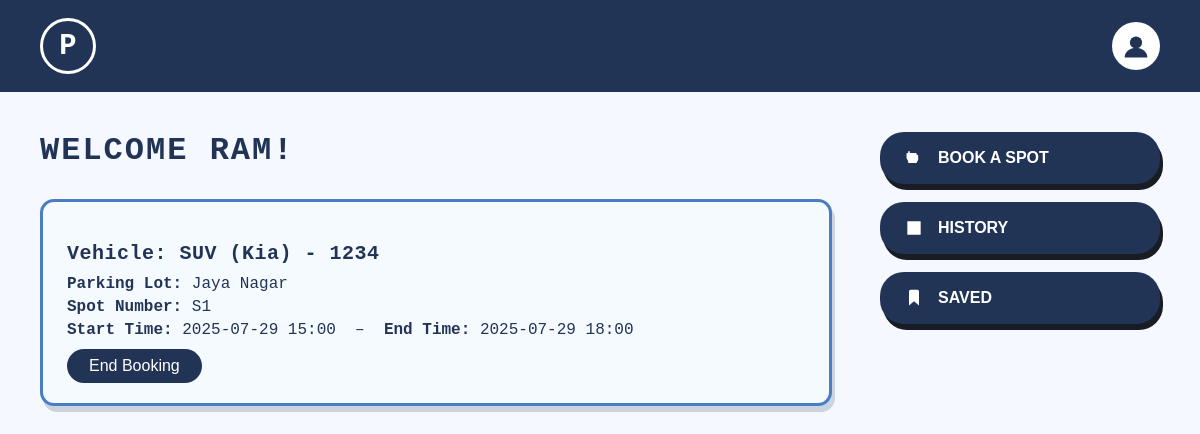
Page /user/dashboard (signed in) on the committed database.
### backend/models.py (models this page shows, shortened)
class User(db.Model, UserMixin):
    __tablename__ = "User"
    id = db.Column(db.Integer, primary_key = True, autoincrement = True)
    name = db.Column(db.String, nullable = False)
    email = db.Column(db.String, unique =True, nullable = False)
    password = db.Column(db.String, nullable = False)
    address = db.Column(db.String, nullable = False)
    phone = db.Column(db.String, nullable = False)

class Reservation(db.Model):
    __tablename__ = "Reservation"
    id = db.Column(db.Integer, primary_key = True, autoincrement = True)
    spot_id = db.Column(db.Integer, db.ForeignKey("ParkingSpot.id"), nullable = False)
    user_id = db.Column(db.Integer, db.ForeignKey("User.id"), nullable = False)
    vehicle_id = db.Column(db.Integer, db.ForeignKey("Vehicle.id"), nullable=True)
    status = db.Column(db.String, nullable = False)
    cost = db.Column(db.Numeric(10, 2), nullable=False)
    entry_ts = db.Column(db.DateTime(timezone=True), default=lambda:datetime.now(timezone.utc))
    exit_ts = db.Column(db.DateTime(timezone=True))
    user = db.relationship("User", backref = "reservations")
    spot = db.relationship("ParkingSpot", backref = "reservations")
    vehicle = db.relationship("Vehicle", backref="reservations")

class Vehicle(db.Model):
    __tablename__ = "Vehicle"
    id = db.Column(db.Integer, primary_key = True, autoincrement = True)
    user_id= db.Column(db.Integer, db.ForeignKey("User.id"), nullable = False)
    vehicle_type = db.Column(db.String, nullable = False)
    vehicle_number= db.Column(db.String, unique = True, nullable = False)
    user = db.relationship("User", backref = "vehicles")

class ParkingLot(db.Model):
    __tablename__ = "ParkingLot"
    id = db.Column(db.Integer, primary_key = True, autoincrement = True)
    location = db.Column(db.String, nullable = False)
    address = db.Column(db.String, nullable = False)
    price = db.Column(db.Integer, nullable = False)
    no_of_spots = db.Column(db.Integer, nullable = False)

class ParkingSpot(db.Model):
    __tablename__ = "ParkingSpot"
    id = db.Column(db.Integer, primary_key = True, autoincrement = True)
    lot_id= db.Column(db.Integer, db.ForeignKey("ParkingLot.id"), nullable = False)
    status = db.Column(db.String, nullable = False)
    spot_number= db.Column(db.String, nullable = False)
    lot = db.relationship("ParkingLot", backref = "spots")
    __table_args__ = (
        db.UniqueConstraint('lot_id', 'spot_number', name='_lot_spot'),
    )

### backend/routes.py (the view)
@routes_bp.route("/user/dashboard", methods=["GET", "POST"])
@login_required
def user_dashboard():
    active_bookings = Reservation.query.filter_by(user_id=current_user.id, status="Active").all()
    inactive_bookings = Reservation.query.filter_by(user_id=current_user.id, status="Inactive").all()
    parking_lots = ParkingLot.query.all()
    now = datetime.now(timezone.utc)
    current_booking = Reservation.query.filter_by(user_id=current_user.id, status="Active") \
        .filter(Reservation.exit_ts >= now).first()
    saved_spots = []
    lots = ParkingLot.query.all()
    locations_query = db.session.query(ParkingLot.location).distinct().all()
    locations = [loc[0] for loc in locations_query]
    return render_template("user/dashboard.html",
                           current_user=current_user,
                           active_bookings=active_bookings,
                           inactive_bookings=inactive_bookings,
                           current_booking=current_booking,
                           locations=locations,
                           saved_spots=saved_spots,
                           parking_lots=lots)

### app.py (called while the page is built)
def create_app():
    app = Flask(__name__)
    app.config["SQLALCHEMY_DATABASE_URI"] = "sqlite:///vehicle_db.sqlite3"
    app.config["SQLALCHEMY_TRACK_MODIFICATIONS"] = False
    app.config["SECRET_KEY"] = "myspoton"
    db.init_app(app)
    login_manager = LoginManager()
    login_manager.init_app(app)
    @login_manager.user_loader
    def load_user(user_id):
        return Admin.query.filter_by(email=user_id).first() or User.query.filter_by(email=user_id).first()
    with app.app_context():
        db.create_all()
        from backend.create_initial_db import init_db
        init_db(app)
        from backend.routes import routes_bp
        app.register_blueprint(routes_bp)
    return app

### templates/user/dashboard.html (shortened to what this page needs)
<!DOCTYPE html>
<html lang="en">
<head>
</head>
<body>
  <div class="navbar">
    <div class="logo-circle">P</div>
    <div class="dropdown">
      <div class="user-profile">
        <svg viewBox="0 0 32 32">
          <circle cx="16" cy="12" r="7"/>
          <path d="M3,29c0-6.1,6-11,13-11s13,4.9,13,11"/>
        </svg>
      </div>
    </div>
  </div>
  <div class="container">
    <div class="dashboard-main">
      <div class="welcome-text">WELCOME {{ current_user.name.upper() }}!</div>
      <div class="dashboard-panels">
        {% if active_bookings %}
          {% for booking in active_bookings %}
            <div class="panel booking-card">
              <h3>Vehicle: {{ booking.vehicle.vehicle_type }} - {{ booking.vehicle.vehicle_number }}</h3>
              <p><strong>Parking Lot:</strong> {{ booking.spot.lot.address }}</p>
              <p><strong>Spot Number:</strong> {{ booking.spot.spot_number }}</p>
              <p>
                <strong>Start Time:</strong> {{ booking.entry_ts.strftime('%Y-%m-%d %H:%M') }}
                &nbsp;–&nbsp;
                <strong>End Time:</strong> {{ booking.exit_ts.strftime('%Y-%m-%d %H:%M') }}
              </p>
              <form method="POST" action="{{ url_for('routes_bp.end_booking', booking_id=booking.id) }}">
                <button type="submit">End Booking</button>
              </form>
            </div>
          {% endfor %}
        {% else %}
          <p>No active bookings.</p>
        {% endif %}
      </div>
    </div>
    <div class="sidebar-buttons">
      <button class="sidebar-button" onclick="openModal()">
        <svg viewBox="0 0 24 24" style="width:20px; height:20px; fill:#fff;">
          <path d="M5 16L3 12V7a1 1 0 0 1 1-1h1v-2h2v2h6V6h2v2h1a1 1 0 0 1 1 1v5l-2 4H5z"/>
        </svg>
        Book a Spot
      </button>
      <button class="sidebar-button">
        <svg viewBox="0 0 24 24"><path d="M4 4h16v16H4z M6 6h12v2H6z M6 10h12v2H6z M6 14h8v2H6z"/></svg>
        History
      </button>
      <button class="sidebar-button">
        <svg viewBox="0 0 24 24"><path d="M6 4v17l6-5 6 5V4a2 2 0 0 0-2-2H8a2 2 0 0 0-2 2z"/></svg>
        Saved
      </button>
    </div>
  </div>
</body>
</html>

### templates/user/dashboard.html (style rules this page uses)
body { margin: 0; font-family: 'Courier New', Courier, monospace; background: #f5f8ff; color: #223456; }
.navbar { width: 100%; background: #223456; display: flex; justify-content: space-between; align-items: center; padding: 18px 40px; box-sizing: border-box; }
.logo-circle { width: 50px; height: 50px; border-radius: 50%; border: 3px solid #fff; color: #fff; display: flex; align-items: center; justify-content: center; font-size: 1.8rem; font-weight: bold; background: transparent; }
.dropdown { position: relative; display: inline-block; }
.user-profile { width: 48px; height: 48px; background: #fff; border-radius: 50%; display: flex; align-items: center; justify-content: center; }
.user-profile svg { width: 28px; height: 28px; fill: #223456; }
.container { display: flex; padding: 40px; gap: 48px; box-sizing: border-box; }
.dashboard-main { flex: 1; }
.welcome-text { font-size: 2rem; font-weight: bold; letter-spacing: 2px; margin-bottom: 30px; }
.dashboard-panels { display: flex; flex-direction: column; gap: 20px; }
.panel { border: 2.5px solid #223456; border-radius: 14px; background: #fff; padding: 30px; font-size: 1.3rem; text-transform: uppercase; font-weight: bold; letter-spacing: 1.5px; box-shadow: 3px 6px 0 #cbd3e0; }
.booking-card { border: 3px solid #497ec5; background: #f5faff; padding: 20px 24px; font-size: 1.1rem; text-transform: none; letter-spacing: 0.5px; }
.booking-card h3 { font-size: 1.25rem; margin-bottom: 10px; }
.booking-card p { margin: 5px 0; font-weight: normal; text-transform: none; letter-spacing: normal; font-size: 1rem; }
.booking-card form { margin-top: 10px; }
.booking-card button[type="submit"] { font-size: 1rem; padding: 8px 22px; border-radius: 20px; background: #223456; color: #fff; border: none; cursor: pointer; transition: background 0.2s; }
.sidebar-buttons { width: 280px; display: flex; flex-direction: column; gap: 18px; }
.sidebar-button { background: #223456; color: #fff; border: none; border-radius: 24px; padding: 16px 24px; font-size: 1rem; font-weight: bold; display: flex; align-items: center; gap: 14px; cursor: pointer; box-shadow: 3px 6px 0 #171d22; text-transform: uppercase; transition: background 0.18s; }
.sidebar-button svg { width: 20px; height: 20px; fill: #fff; }

### rows in the picture
User: name "RAM"
Reservation: vehicle.vehicle_type "SUV (Kia)", vehicle.vehicle_number "1234", spot.lot.address "Jaya Nagar", spot.spot_number "S1", entry_ts "2025-07-29 15:00", exit_ts "2025-07-29 18:00"
